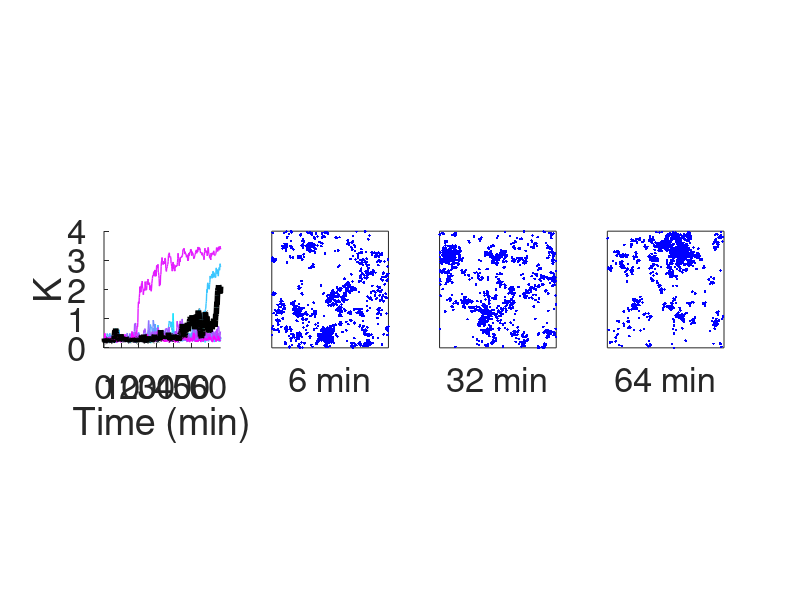

Write MATLAB code to recreate this figure.
% We plotted K values of the simulations with 3000 Cdc42, 170 Bem1-GEF, 30
% Far1-GEF, 2500 receptors, and saturated pheromone concentration.
% The initial condition was uniformly distributed molecules.
load('FigureData/FigureS6.mat')
seeds = 10;
% Color map for the plots
cmap = cool(seeds);
% Time in the unit of minutes
time = (0:10:4000)/60;
figure('units','pixels','position',[300 300 1200 300]); 
for j = 1:seeds
    subplot(1,4,1); hold on
    % Plot time series of K
    plot(time,K(j,:),'color',cmap(j, :),'linewidth',1)
end
ylim([0,4])
xlim([0,Inf])
xlabel('Time (min)')
ylabel('K')
axis square
set(gca,'fontsize',25)

% Mark one plot in black and plot the snapshots of Cdc42-GTP
plot(time,K(1,:),'color','k','linewidth',4)
L = 8.8623; % domain length
subplot(1,4,2)
plot(x_1,y_1,'b.')
xticks([]); yticks([]); ylim([0,L]); xlim([0,L]); axis square;
xlabel('6 min','fontsize',25)

subplot(1,4,3)
plot(x_2,y_2,'b.')
xticks([]); yticks([]); ylim([0,L]); xlim([0,L]); axis square;
xlabel('32 min','fontsize',25)

subplot(1,4,4)
plot(x_3,y_3,'b.')
xticks([]); yticks([]); ylim([0,L]); xlim([0,L]); axis square;
xlabel('64 min','fontsize',25)
